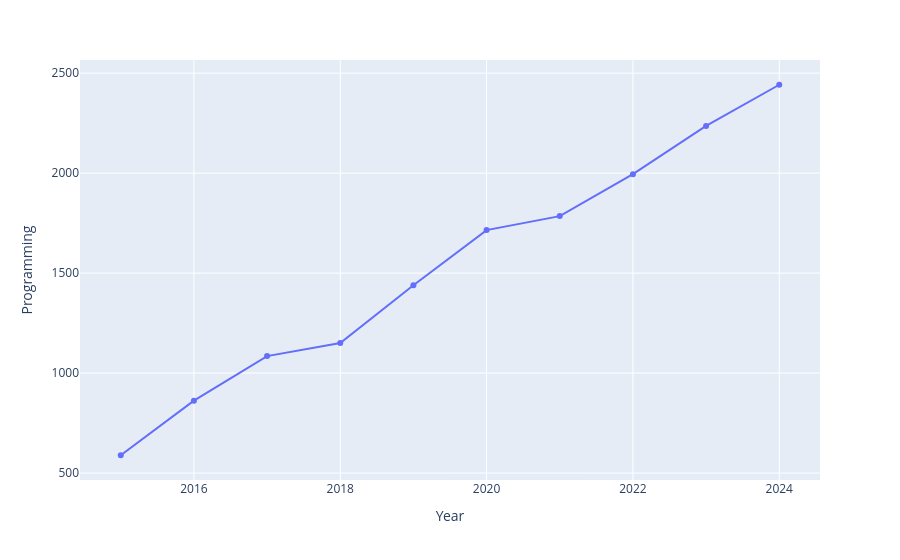

The cell this chart's notebook holds for it:
### Code cell
fig = px.line( en , x='Year',y='Programming',markers=True) 
fig.show()

### Figure 1 — Plotly figure (JSON) as saved in the notebook; plotly's stock layout.template omitted (floating-point values rounded to 4 significant figures)
{"data": [{"hovertemplate": "Year=%{x}<br>Programming=%{y}<extra></extra>", "legendgroup": "", "line": {"color": "#636efa", "dash": "solid"}, "marker": {"symbol": "circle"}, "mode": "lines+markers", "name": "", "orientation": "v", "showlegend": false, "type": "scatter", "x": [2015, 2016, 2017, 2018, 2019, 2020, 2021, 2022, 2023, 2024], "xaxis": "x", "y": [589, 862, 1085, 1150, 1439, 1715, 1785, 1995, 2236, 2442], "yaxis": "y"}], "layout": {"legend": {"tracegroupgap": 0}, "margin": {"t": 60}, "xaxis": {"anchor": "y", "domain": [0, 1], "title": {"text": "Year"}}, "yaxis": {"anchor": "x", "domain": [0, 1], "title": {"text": "Programming"}}}}
